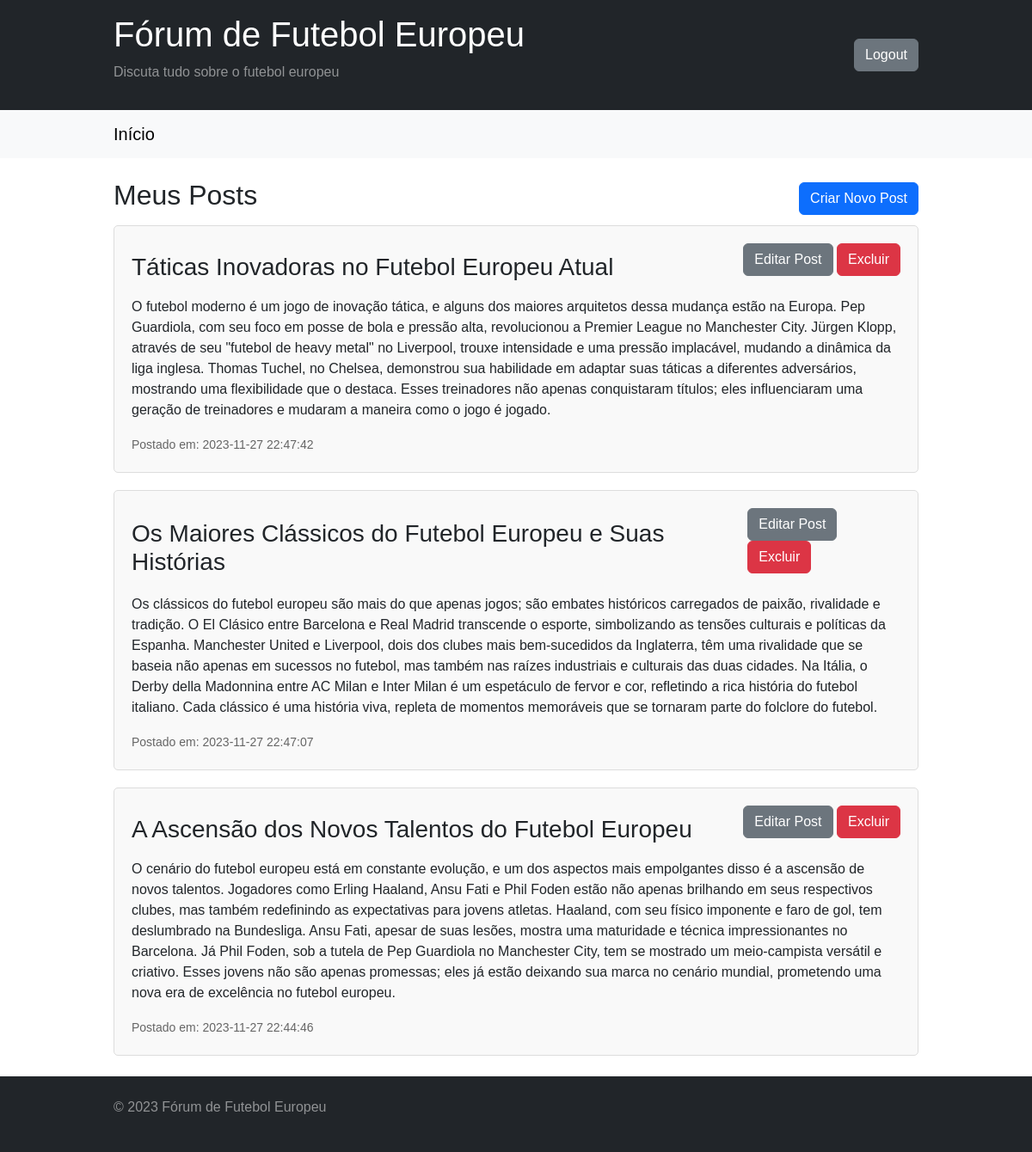
/pages/view_posts.php (signed in), run on the app's committed database.
### tables this page shows
CREATE TABLE `Posts` (
  `post_id` int(11) NOT NULL,
  `usuario_id` int(11) DEFAULT NULL,
  `titulo` varchar(100) DEFAULT NULL,
  `conteudo` text DEFAULT NULL,
  `data_postagem` timestamp NULL DEFAULT NULL
);

### models/Post.php (called while the page is built, shortened)
<?php
class Post
{
  private $conn;
  public function __construct($conn)
  {
    $this->conn = $conn;
  }
  public function getByUserId($usuarioId)
  {
    $stmt = $this->conn->prepare("SELECT * FROM Posts WHERE usuario_id = ? ORDER BY data_postagem DESC");
    $stmt->bind_param("i", $usuarioId);
    $stmt->execute();
    return $stmt->get_result()->fetch_all(MYSQLI_ASSOC);
  }
}

### pages/view_posts.php (the view, shortened to what this page needs)
<?php
include '../config/database.php';
include '../models/Post.php';
$conn = new mysqli($servername, $username, $password, $dbname);
$postModel = new Post($conn);
$usuarioId = $_SESSION['usuario_id'];
$posts = $postModel->getByUserId($usuarioId);
?>
<?php include '../components/header.php'; ?>
<link rel="stylesheet" href="../assets/css/style.css">
<?php include '../components/navbar.php'; ?>
<main class="container mt-4 mb-4">
  <div class="header-posts mb-2">
    <h2>Meus Posts</h2>
    <a href="create_post.php" class="btn btn-primary">Criar Novo Post</a>
  </div>
  <?php foreach ($posts as $post) : ?>
    <div class="post">
      <div class="header-card">
        <h3><?php echo htmlspecialchars($post['titulo']); ?></h3>
        <div class="mb-4">
          <a href="edit_post.php?post_id=<?php echo $post['post_id']; ?>" class="btn btn-secondary">Editar Post</a>
          <button type="button" class="btn btn-danger" data-bs-toggle="modal" data-bs-target="#confirmDeleteModal" data-post-id="<?php echo $post['post_id']; ?>">
            Excluir
          </button>
        </div>
      </div>
      <p class="text-justify"><?php echo htmlspecialchars($post['conteudo']); ?></p>
      <small>Postado em: <?php echo $post['data_postagem']; ?></small>
    </div>
  <?php endforeach; ?>
</main>
<?php include '../components/footer.php'; ?>

### components/header.php (shortened to what this page needs)
<!doctype html>
<html lang="en">
  <head>
    <link href="https://cdn.jsdelivr.net/npm/bootstrap@5.3.2/dist/css/bootstrap.min.css" rel="stylesheet">
  </head>
  <body>

### components/navbar.php (shortened to what this page needs)
<header class="bg-dark py-3">
    <div class="container">
        <div class="d-flex justify-content-between align-items-center">
            <div>
                <h1 class="text-white">Fórum de Futebol Europeu</h1>
                <p class="text-white-50">Discuta tudo sobre o futebol europeu</p>
            </div>
            <div>
                <?php if (isset($_SESSION['nome'])): ?>
                    <a href="../controller/logout.php" class="btn btn-secondary">Logout</a>
                <?php else: ?>
                    <a href="../pages/login.php" class="btn btn-primary">Login</a>
                    <a href="../pages/register.php" class="btn btn-secondary">Registrar</a>
                <?php endif; ?>
            </div>
        </div>
    </div>
</header>
    <nav class="navbar navbar-expand-lg navbar-light bg-light">
        <div class="container">
            <a class="navbar-brand" href="view_posts.php">Início</a>
        </div>
    </nav>

### components/footer.php (shortened to what this page needs)
<footer class="bg-dark py-4">
    <div class="container text-white-50">
        <p>&copy; 2023 Fórum de Futebol Europeu</p>
    </div>
</footer>
</body>

### assets/css/style.css (style rules this page uses)
body { font-family: Arial, sans-serif; }
.container { width: 80%; margin: 0 auto; }
.post { background-color: #f9f9f9; border: 1px solid #ddd; padding: 20px; margin-bottom: 20px; border-radius: 5px; }
.post h3 { margin-top: 0; }
.post small { color: #666; }
.header-posts { display: flex; justify-content: space-between; align-items: center; }
.header-card { display: flex; justify-content: space-between; align-items: center; }

### data on the page
posts: titulo "Táticas Inovadoras no Futebol Europeu Atual", conteudo "O futebol moderno é um jogo de inovação tática, e alguns dos maiores arquitetos dessa mudança estão na Europa. Pep Guardiola, com seu foco em posse de bola e pressão alta, revolucionou a Premier League no Manchester City. Jürgen Klopp, através de seu \"futebol de heavy metal\" no Liverpool, trouxe intensidade e uma pressão implacável, mudando a dinâmica da liga inglesa. Thomas Tuchel, no Chelsea, demonstrou sua habilidade em adaptar suas táticas a diferentes adversários, mostrando uma flexibilidade que o destaca. Esses treinadores não apenas conquistaram títulos; eles influenciaram uma geração de treinadores e mudaram a maneira como o jogo é jogado.", data_postagem "2023-11-27 22:47:42"
posts: titulo "Os Maiores Clássicos do Futebol Europeu e Suas Histórias", conteudo "Os clássicos do futebol europeu são mais do que apenas jogos; são embates históricos carregados de paixão, rivalidade e tradição. O El Clásico entre Barcelona e Real Madrid transcende o esporte, simbolizando as tensões culturais e políticas da Espanha. Manchester United e Liverpool, dois dos clubes mais bem-sucedidos da Inglaterra, têm uma rivalidade que se baseia não apenas em sucessos no futebol, mas também nas raízes industriais e culturais das duas cidades. Na Itália, o Derby della Madonnina entre AC Milan e Inter Milan é um espetáculo de fervor e cor, refletindo a rica história do futebol italiano. Cada clássico é uma história viva, repleta de momentos memoráveis que se tornaram parte…", data_postagem "2023-11-27 22:47:07"
posts: titulo "A Ascensão dos Novos Talentos do Futebol Europeu", conteudo "O cenário do futebol europeu está em constante evolução, e um dos aspectos mais empolgantes disso é a ascensão de novos talentos. Jogadores como Erling Haaland, Ansu Fati e Phil Foden estão não apenas brilhando em seus respectivos clubes, mas também redefinindo as expectativas para jovens atletas. Haaland, com seu físico imponente e faro de gol, tem deslumbrado na Bundesliga. Ansu Fati, apesar de suas lesões, mostra uma maturidade e técnica impressionantes no Barcelona. Já Phil Foden, sob a tutela de Pep Guardiola no Manchester City, tem se mostrado um meio-campista versátil e criativo. Esses jovens não são apenas promessas; eles já estão deixando sua marca no cenário mundial, prometendo…", data_postagem "2023-11-27 22:44:46"
